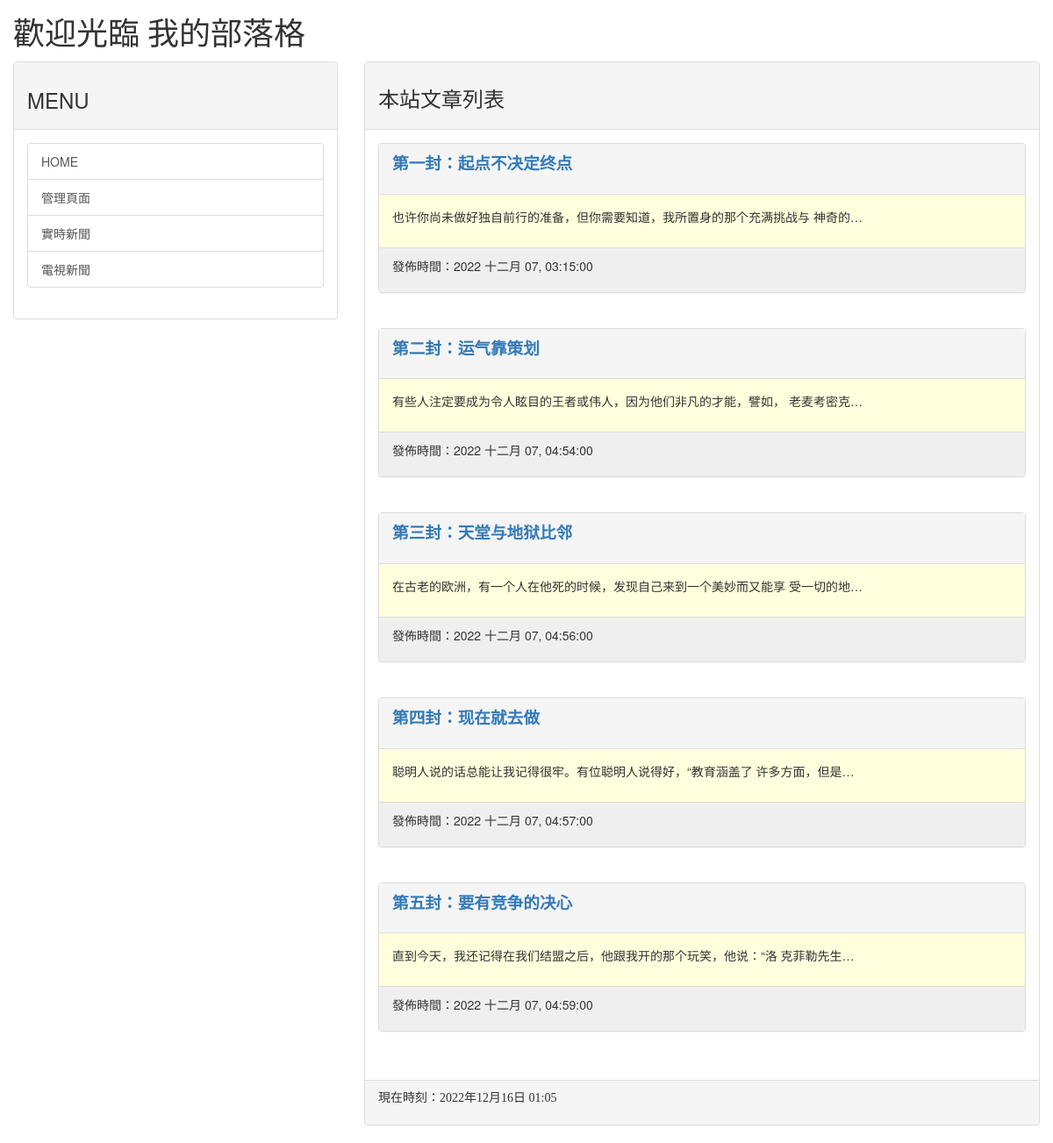
Before: / with the older database file.
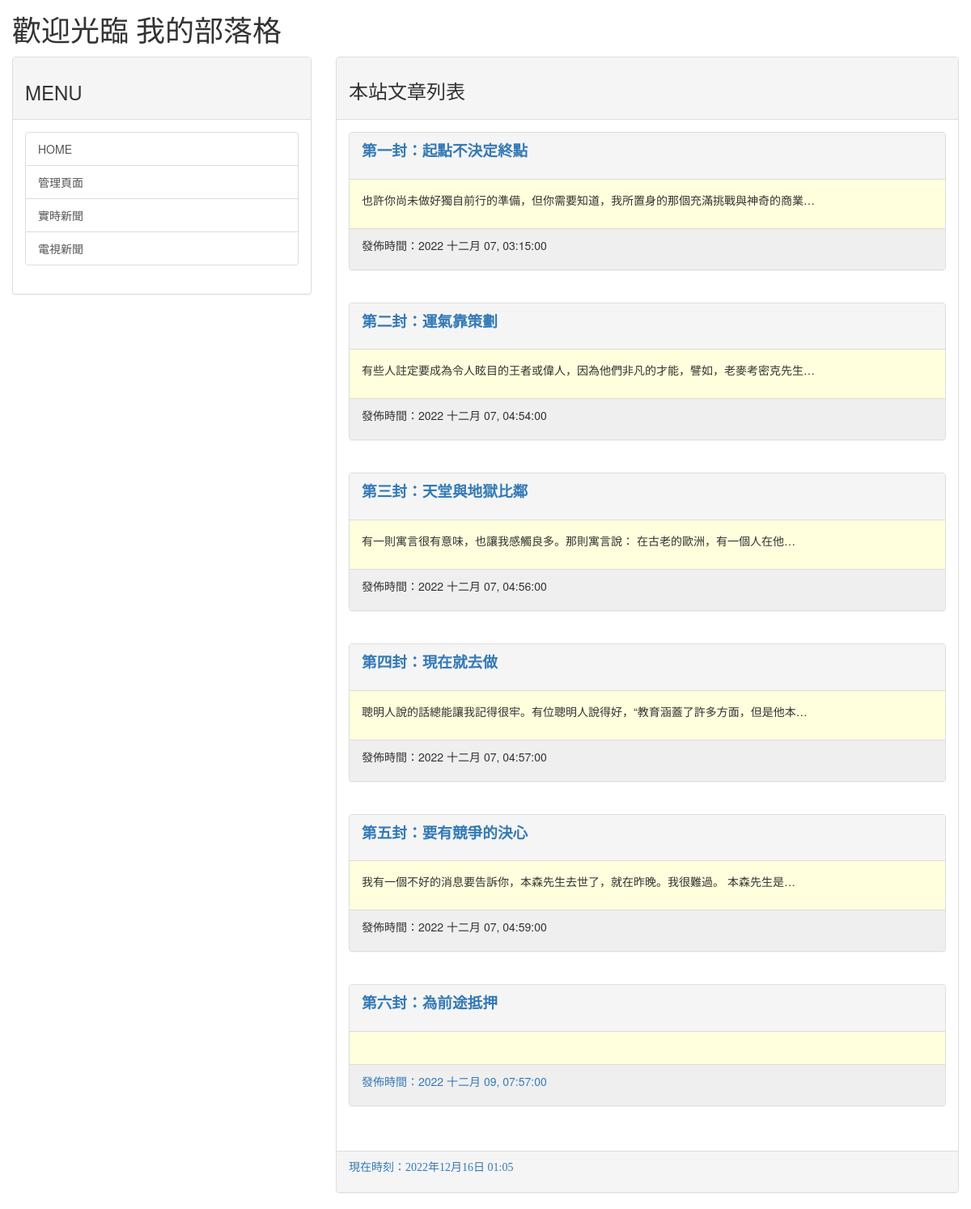
After: the same page with the newer database file.
### mainsite/models.py (models this page shows, shortened)
class Post(models.Model):
    title = models.CharField(max_length=200)
    slug = models.CharField(max_length=200)
    body = models.TextField()
    pub_date = models.DateTimeField(default=timezone.now)
    class Meta:
        ordering = ('pub_date',)

### mainsite/views.py (the view)
# urls.py: path('', homepage),
def homepage(request):
    template = get_template('index.html')
    posts = Post.objects.all()
    now = datetime.now()
    html = template.render(locals())
    return HttpResponse(html)

### templates/index.html (shortened to what this page needs)
{% extends 'base.html' %}
{% load static %}
{% block headmessage %}
        <h3 style='font-family:標楷體;'>本站文章列表
{% endblock %}
{% block content %}
    {% for post in posts %}
        <div class='panel panel-default'>
            <div class='panel-heading'>
                <p style='font-family:微軟雅黑;font-size:14pt;font-weight:bold;'>
                <a href='/post/{{post.slug}}'>{{ post.title }}</a>
                </p>
            </div>
            <div class='panel-body' style='background-color:#ffffdd'>
                <p>
                    {{ post.body | truncatechars:40 | safe }}
                </p>
            </div>
            <div class='panel-footer' style='background-color:#efefef'>
                <p>
                    發佈時間：{{ post.pub_date | date:"Y M d, h:i:s"}}
                </p>
            </div>
        </div>
        <br>
    {% endfor %}
{% endblock %}

### templates/base.html (shortened to what this page needs)
{% load static %}
<!DOCTYPE html>
<html>
<head>
    <link rel="stylesheet"
    href="https://maxcdn.bootstrapcdn.com/bootstrap/3.3.6/css/bootstrap.min.css"
>
</head>
<body>
    <div class='container-fluid'>
        {% include 'header.html' %}
        <div class='row'>
            <div class='col-sm-4 col-md-4'>
                <div class='panel panel-default'>
                    <div class='panel-heading'>
                        <h3>MENU</h3>
                    </div>
                    <div class='panel-body'>
                        <div class='list-group'>
                            <a href='/' class='list-group-item'>HOME</a>
                            <a href='/admin' class='list-group-item'>管理頁面 </a>
                            <a href='http://tar.so/news' class='list-group-item'>實時新聞</a>
                            <a href='http://drho.tw/news' class='list-group-item'>電視新聞</a>
                        </div>
                    </div>
                </div>
            </div>
            <div class='col-sm-8 col-md-8'>
                <div class='panel panel-default'>
                    <div class='panel-heading'>
                        {% block headmessage %} {% endblock %}
                    </div>
                    <div class='panel-body'>
                        {% block content %} {% endblock %}
                    </div>
                    <div class='panel-footer'>
                        {% include 'footer.html' %}
                    </div>
                </div>
            </div>
        </div>
    </div>
</body>
</html>

### templates/header.html
<h1 style='font-family:微軟正黑體;'>歡迎光臨 我的部落格</h1>

### templates/footer.html
{% block footer %}
    {% if now %}
        <p style='font-family:微軟正黑體;'>現在時刻：{{ now }}</p>
    {% else %}
        <p style='font-family:微軟正黑體;'>本文內容取自網絡，如有侵權請來信通知下架...</p>
    {% endif %}
{% endblock %}

Changed rows visible on the page:
changed Post: title "第一封：起点不决定终点" → "第一封：起點不決定終點"; body "也许你尚未做好独自前行的准备，但你需要知道，我所置身的那个充满挑战与 神奇的…" → "也許你尚未做好獨自前行的準備，但你需要知道，我所置身的那個充滿挑戰與神奇的商業…"
changed Post: title "第二封：运气靠策划" → "第二封：運氣靠策劃"; body "有些人注定要成为令人眩目的王者或伟人，因为他们非凡的才能，譬如， 老麦考密克…" → "有些人註定要成為令人眩目的王者或偉人，因為他們非凡的才能，譬如，老麥考密克先生…"
changed Post: title "第三封：天堂与地狱比邻" → "第三封：天堂與地獄比鄰"; body "在古老的欧洲，有一个人在他死的时候，发现自己来到一个美妙而又能享 受一切的地…" → "有一則寓言很有意味，也讓我感觸良多。那則寓言說： 在古老的歐洲，有一個人在他…"
changed Post: title "第四封：现在就去做" → "第四封：現在就去做"; body "聪明人说的话总能让我记得很牢。有位聪明人说得好，“教育涵盖了 许多方面，但是…" → "聰明人說的話總能讓我記得很牢。有位聰明人說得好，“教育涵蓋了許多方面，但是他本…"
changed Post: title "第五封：要有竞争的决心" → "第五封：要有競爭的決心"; body "直到今天，我还记得在我们结盟之后，他跟我开的那个玩笑，他说：“洛 克菲勒先生…" → "我有一個不好的消息要告訴你，本森先生去世了，就在昨晚。我很難過。 本森先生是…"
added Post: title "第六封：為前途抵押", pub_date "2022 十二月 09, 07:57:00"
